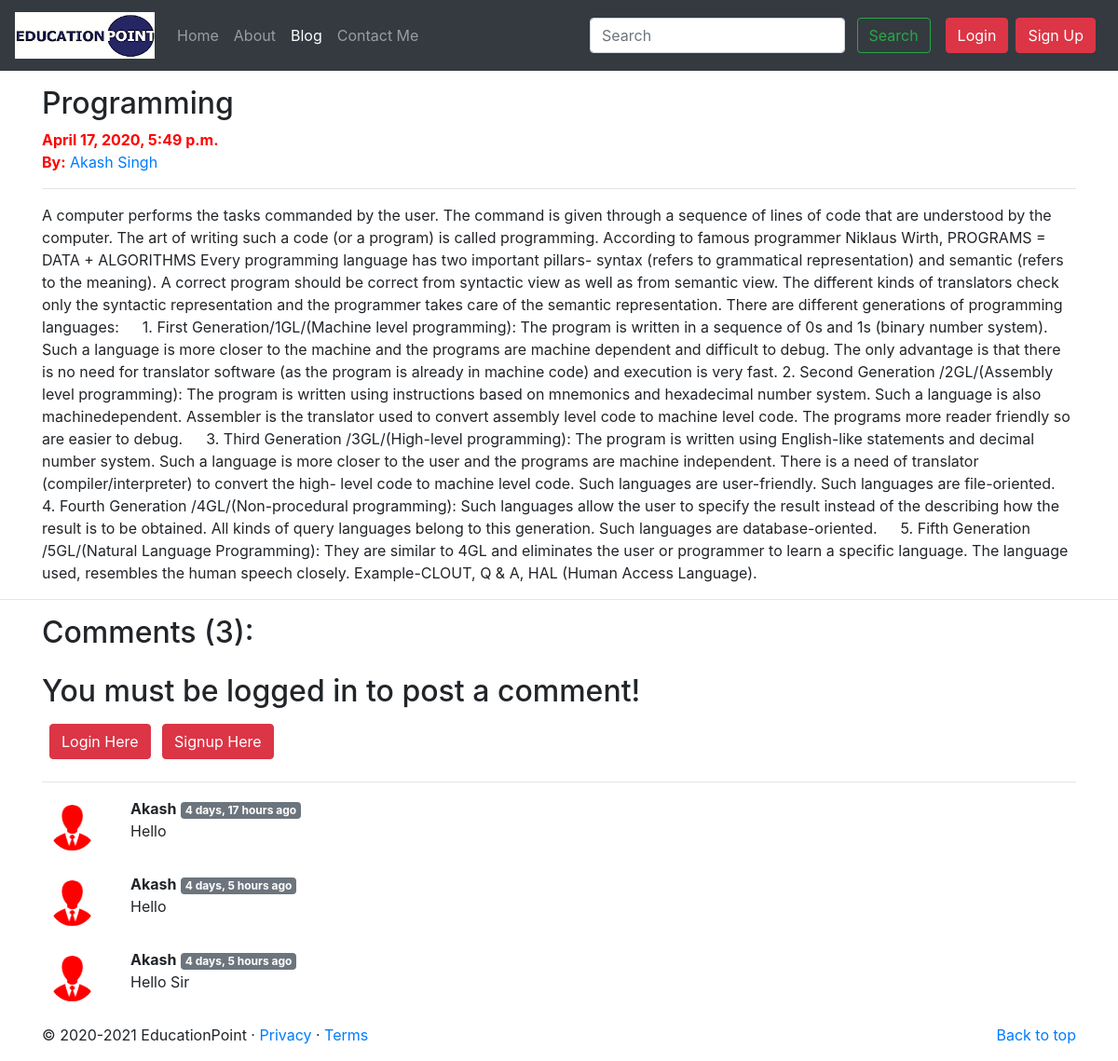
The page /blog/programs-langauge on the database as committed earlier.
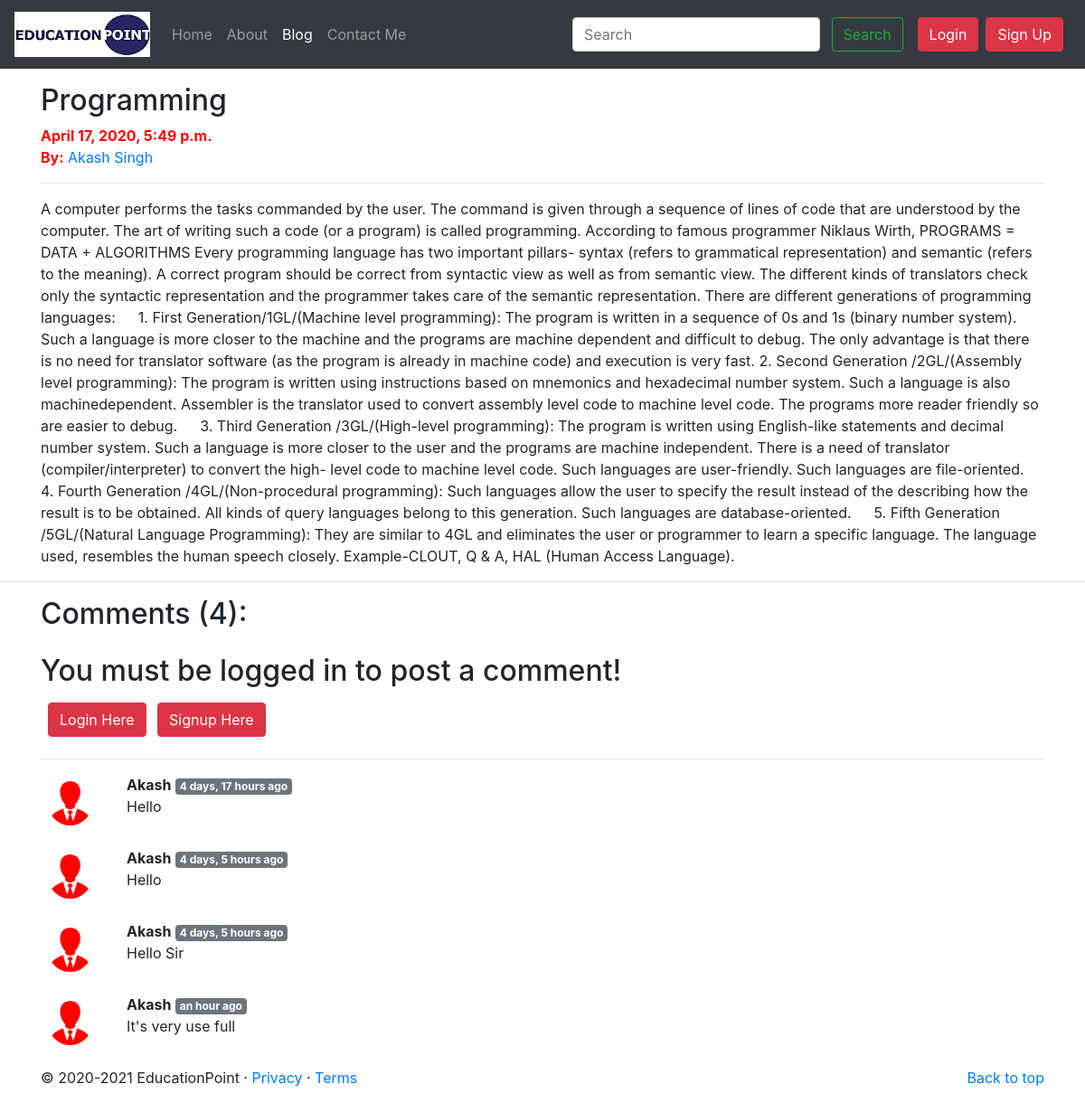
The same page on the database as committed later.
### blog/models.py (models this page shows, shortened)
class Post(models.Model):
    sno = models.AutoField(primary_key = True)
    title = models.CharField(max_length=255)
    content = models.TextField()
    author = models.CharField(max_length=50)
    slug = models.CharField(max_length=150)
    timeStamp = models.DateTimeField(blank=True)

class BlogComment(models.Model):
    sno = models.AutoField(primary_key= True)
    comment = models.TextField()
    user = models.ForeignKey(User, on_delete=models.CASCADE)
    post = models.ForeignKey(Post, on_delete=models.CASCADE)
    parent = models.ForeignKey('self', on_delete=models.CASCADE, null=True)
    timeStamp = models.DateTimeField(default=now)

### blog/views.py (the view)
# urls.py: path('<str:slug>', views.blogPost, name='blogPost'),
def blogPost(request, slug):
    post = Post.objects.filter(slug=slug).first()
    comments = BlogComment.objects.filter(post=post)
    context = {'post':post, 'comments':comments, 'user':request.user}
    return render(request, 'blog/blogPost.html', context)

### templates/blog/blogPost.html (shortened to what this page needs)
{% extends 'base.html' %}
{% block blogactive %} active {% endblock blogactive %}
{% block body %}
{% load humanize %}
<div class="container my-3">
        <h2 class="blog-post-title">{{post.title}}</h2>
        <p style="color: red;" class="blog-post-meta"><b>{{post.timeStamp}}</b> <br><strong>By:</strong> <a
                        href="#">{{post.author}}</a></p>
        <hr>
        <p>{{post.content}}</p>
</div>
<hr>
<div class="container">
        <div class="my-2">
        <h2>Comments ({{comments.count}}):</h2>
        {% if user.is_authenticated %}
        <form action="/blog/postComment" method="post">
                {% csrf_token %}
                <div class="form-group">
                        <label for="exampleInputEmail1"><b>Post Comments:</b></label>
                        <input type="text" class="form-control" name="comment" placeholder="Enter your comment here">
                </div>
                <input type="hidden" name="postSno" value="{{post.sno}}">
                <button type="submit" class="btn btn-danger">Submit</button>
        </form>
        {% else %}
        <div class="my-4">
                <h2><label for="inputAddress">You must be logged in to post a comment!</label></h2>
                <button type="submit" class="btn btn-danger my-2 my-sm-0 ml-2" data-toggle="modal" data-target="#loginModal">Login Here</button>
                <button type="submit" class="btn btn-danger my-2 my-sm-0 ml-2" data-toggle="modal" data-target="#signupModal">Signup Here</button>
        </div><hr>
        {% endif %}
        </div>
        {% for comment in comments %}
        <div class="row my-3">
                <div class="col-md-1">
                <img class="userPic rounded-circle w-100 p-2" src="/static/common/img/user.png">
                </div>
                <div class="col-md-11">
                <b>{{comment.user.username}}</b>  <span class="badge badge-secondary"> {{comment.timeStamp | naturaltime}} </span>
                <div> {{comment.comment}} </div>
                </div>
        </div>
        {% endfor %}
</div>
{% endblock body %}

### templates/base.html (shortened to what this page needs)
<!doctype html>
<html lang="en">
<head>
  <link rel="stylesheet" href="https://stackpath.bootstrapcdn.com/bootstrap/4.4.1/css/bootstrap.min.css"
>
</head>
<body>
  <nav class="navbar navbar-expand-lg navbar-dark bg-dark">
    <a class="navbar-brand" href="/">
      <img src="/static/common/img/photo.jpg" width="150" height="50" alt="EducationPoint">
    </a>
    <div class="collapse navbar-collapse" id="navbarSupportedContent">
      <ul class="navbar-nav mr-auto">
        <li class="nav-item {% block homeactive %} {% endblock homeactive %}">
          <a class="nav-link" href="/">Home <span class="sr-only">(current)</span></a>
        </li>
        <li class="nav-item {% block aboutactive %} {% endblock aboutactive %}">
          <a class="nav-link" href="/about">About</a>
        </li>
        <li class="nav-item {% block blogactive %} {% endblock blogactive %}">
          <a class="nav-link" href="/blog">Blog</a>
        </li>
        <li class="nav-item {% block contactactive %} {% endblock contactactive %}">
          <a class="nav-link" href="/contact">Contact Me</a>
        </li>
      </ul>
      <div class="ml-auto form-inline">
        <form method="get" action="/search" class=" my-2 my-lg-0 mx-3">
          <input class="form-control mr-sm-2" type="search" placeholder="Search" aria-label="Search" name="query"
            id="query">
          <button class="btn btn-outline-success my-2 my-sm-0" type="submit">Search</button>
        </form>
        {% if user.is_authenticated %}
        <ul class="navbar-nav">
          <li class="nav-item dropdown">
            <a class="nav-link dropdown-toggle" href="#" id="navbarDropdown" role="button" data-toggle="dropdown"
              aria-haspopup="true" aria-expanded="false">
              Welcome:- <strong>{{request.user}}</strong>
            </a>
            <div class="dropdown-menu" aria-labelledby="navbarDropdown">
              <a class="dropdown-item" href="/logout">Logout</a>
            </div>
          </li>
        </ul>
        {% else %}
        <button type="button" class="btn btn-danger mr-2" data-toggle="modal" data-target="#loginModal">
          Login
        </button>
        <button type="button" class="btn btn-danger mr-2" data-toggle="modal" data-target="#signupModal">
          Sign Up
        </button>
        {% endif %}
      </div>
    </div>
  </nav>
  {% block body %}
  {% endblock body %}
  <footer class="container mt-3">
    <p class="float-right"><a href="#">Back to top</a></p>
    <p>© 2020-2021 EducationPoint · <a href="#">Privacy</a> · <a href="#">Terms</a></p>
  </footer>
</body>
</html>

Rows that differ between the two databases and show on the page:
added BlogComment: user.username "Akash", timeStamp "an hour ago", comment "It's very use full"
Other text that changed with them:
{{ comments.count }}: "3" → "4"
